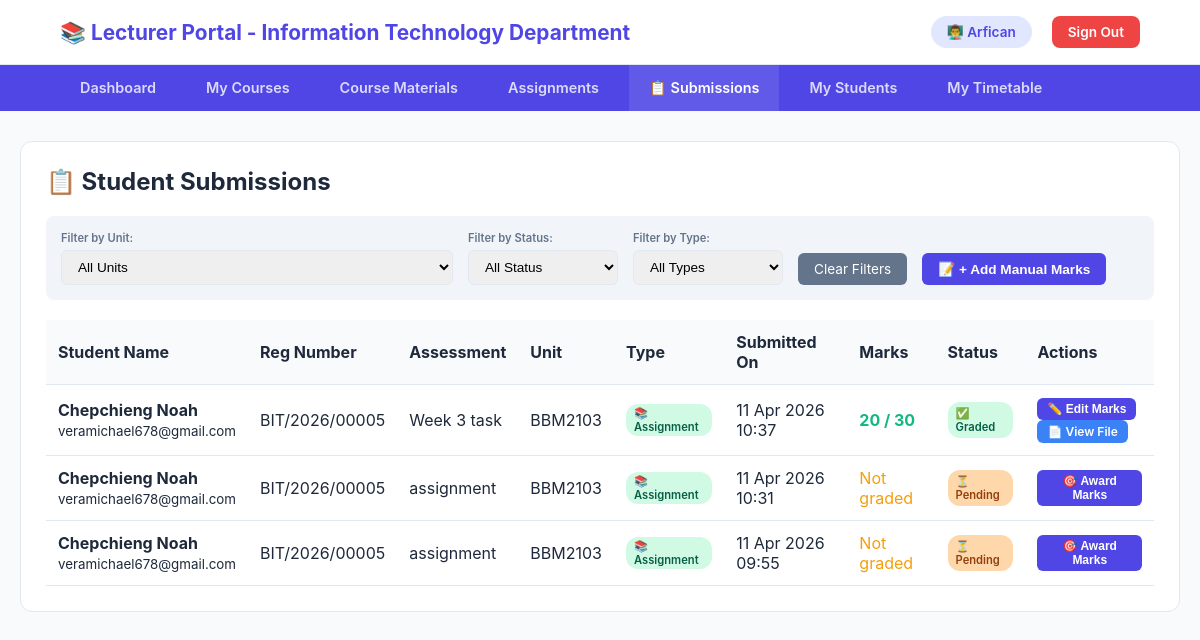
/Lecturer/lecturer_dashboard.php?section=submissions (signed in), run on an earlier commit of the app's database.
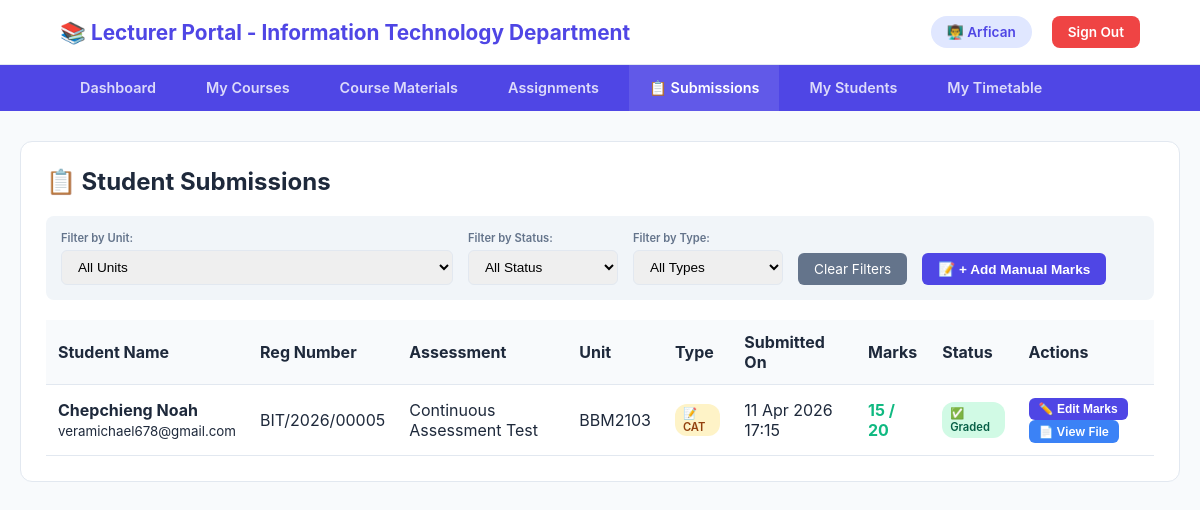
And on a later commit of the database.
### tables this page shows
CREATE TABLE `assignment_submissions` (
  `id` int(11) NOT NULL,
  `assignment_id` int(11) NOT NULL,
  `unit_code` varchar(20) DEFAULT NULL,
  `student_reg` varchar(50) NOT NULL,
  `submission_text` longtext DEFAULT NULL,
  `file_path` varchar(500) DEFAULT NULL,
  `submitted_at` datetime NOT NULL,
  `obtained_marks` int(11) DEFAULT NULL,
  `total_marks` int(11) DEFAULT NULL,
  `feedback` text DEFAULT NULL,
  `status` enum('submitted','graded','late') DEFAULT 'submitted'
);

CREATE TABLE `users` (
  `id` int(11) NOT NULL,
  `full_name` varchar(100) NOT NULL,
  `reg_number` varchar(50) NOT NULL,
  `email` varchar(100) NOT NULL,
  `password` varchar(255) NOT NULL,
  `password_changed` tinyint(1) NOT NULL DEFAULT 0,
  `role` enum('student','admin','lecturer') NOT NULL DEFAULT 'student',
  `department` varchar(100) NOT NULL,
  `phone` varchar(20) DEFAULT NULL,
  `created_at` timestamp NOT NULL DEFAULT current_timestamp(),
  `survey_done` tinyint(1) DEFAULT 0
);

CREATE TABLE `assignments` (
  `id` int(11) NOT NULL,
  `unit_code` varchar(20) NOT NULL,
  `title` varchar(255) NOT NULL,
  `description` text NOT NULL,
  `file_path` varchar(500) NOT NULL,
  `due_date` date NOT NULL,
  `total_marks` int(11) NOT NULL,
  `assessment_type` enum('CAT','Assignment','Exam') NOT NULL DEFAULT 'Assignment',
  `created_by` varchar(100) NOT NULL,
  `created_at` datetime NOT NULL
);

### Lecturer/lecturer_dashboard.php (the view, shortened to what the changed rows need)
<?php
$lecturer_name = $_SESSION['user_name'];
$lecturer_dept = $_SESSION['department'];
$conn = mysqli_connect("localhost", "root", "", "Portal-Asisstant-AI");
$section = $_GET['section'] ?? 'dashboard';
?>
<!DOCTYPE html>
<html lang="en">
<head>
</head>
<body>
<header>
    <div class="branding">
        <h1>📚 Lecturer Portal - <?php echo htmlspecialchars($lecturer_dept); ?> Department</h1>
    </div>
    <div class="user-info">
    </div>
</header>
<nav>
    <div class="nav-top">
    </div>
</nav>
<div class="container">
    <?php
    switch($section) {
        case 'dashboard': ?>
        <?php break;
        case 'submissions':
            $submissions_query = "SELECT s.*, a.title as assignment_title, a.total_marks, a.assessment_type, a.unit_code as assignment_unit_code, u.full_name, u.reg_number, u.email
                                 FROM assignment_submissions s
                                 JOIN assignments a ON s.assignment_id = a.id
                                 JOIN users u ON s.student_reg = u.reg_number
                                 WHERE a.created_by = '$lecturer_name' AND s.assignment_id != 0";
            $submissions_query .= " ORDER BY s.submitted_at DESC";
            $submissions_result = mysqli_query($conn, $submissions_query);
            ?>
            <div class="section-box">
                <h2>📋 Student Submissions</h2>
                <div class="filter-bar">
                    <div class="filter-group">
                    </div>
                    <div class="filter-group">
                    </div>
                    <div class="filter-group">
                    </div>
                    <div class="filter-group">
                    </div>
                    <div class="filter-group">
                    </div>
                </div>
                <?php if (mysqli_num_rows($submissions_result) == 0): ?>
                    <div class="no-data">
                        <p>📭 No student submissions found with the selected filters.</p>
                        <p>Click "Add Manual Marks" to record marks for physical submissions.</p>
                    </div>
                <?php else: ?>
                    <div style="overflow-x: auto;">
                        <table class="data-table">
                            <thead>
                                <tr>
                                    <th>Student Name</th>
                                    <th>Reg Number</th>
                                    <th>Assessment</th>
                                    <th>Unit</th>
                                    <th>Type</th>
                                    <th>Submitted On</th>
                                    <th>Marks</th>
                                    <th>Status</th>
                                    <th>Actions</th>
                                </tr>
                            </thead>
                            <tbody>
                                <?php while($sub = mysqli_fetch_assoc($submissions_result)):
                                    $type_class = ($sub['assessment_type'] == 'CAT') ? 'type-cat' : (($sub['assessment_type'] == 'Exam') ? 'type-exam' : 'type-assignment');
                                    $type_icon = ($sub['assessment_type'] == 'CAT') ? '📝' : (($sub['assessment_type'] == 'Exam') ? '📖' : '📚');
                                ?>
                                    <tr>
                                        <td><strong><?php echo htmlspecialchars($sub['full_name']); ?></strong><br>
                                            <small><?php echo $sub['email']; ?></small>
                                         </div>
                                        <td><?php echo $sub['reg_number']; ?></div>
                                        <td><?php echo htmlspecialchars($sub['assignment_title']); ?></div>
                                        <td><?php echo $sub['assignment_unit_code']; ?></div>
                                        <td><span class="type-badge <?php echo $type_class; ?>"><?php echo $type_icon . ' ' . $sub['assessment_type']; ?></span></div>
                                        <td><?php echo date('d M Y H:i', strtotime($sub['submitted_at'])); ?></div>
                                        <td>
                                            <?php if($sub['obtained_marks'] !== null): ?>
                                                <span class="marks-awarded"><?php echo $sub['obtained_marks']; ?> / <?php echo $sub['total_marks']; ?></span>
                                            <?php else: ?>
                                                <span class="marks-pending">Not graded</span>
                                            <?php endif; ?>
                                        <td>
                                            <?php if($sub['status'] == 'graded'): ?>
                                                <span class="status-badge" style="background: #d1fae5; color: #065f46;">✅ Graded</span>
                                            <?php else: ?>
                                                <span class="status-badge" style="background: #fed7aa; color: #92400e;">⏳ Pending</span>
                                            <?php endif; ?>
                                        <td>
                                            <button onclick="openGradeModal(<?php echo $sub['id']; ?>, '<?php echo addslashes($sub['full_name']); ?>', '<?php echo addslashes($sub['assignment_title']); ?>', <?php echo $sub['total_marks']; ?>, <?php echo $sub['obtained_marks'] ?? 'null'; ?>, '<?php echo addslashes($sub['feedback'] ?? ''); ?>', '<?php echo $sub['assessment_type']; ?>')" class="btn btn-primary btn-sm">
                                                <?php echo ($sub['obtained_marks'] !== null) ? '✏️ Edit Marks' : '🎯 Award Marks'; ?>
                                            </button>
                                            <?php if($sub['file_path']): ?>
                                                <a href="../uploads/submissions/<?php echo $sub['file_path']; ?>" target="_blank" class="btn btn-info btn-sm">📄 View File</a>
                                            <?php endif; ?>
                                    </tr>
                                <?php endwhile; ?>
                <?php endif; ?>
        <?php break;
            ?>
        <?php break;
    }
    ?>
</body>
</html>

What changed in the data, as far as the page shows it:
removed assignment_submissions: users.full_name "Chepchieng Noah", users.email "veramichael678@gmail.com", users.reg_number "BIT/2026/00005", assignment.title "Week 3 task", assignment.unit_code "BBM2103", assignment.assessment_type "📚", assignment.assessment_type "Assignment", submitted_at "11 Apr 2026 10:37", obtained_marks "20", assignment.total_marks "30", status "✅ Graded", shows "✏️ Edit Marks"
removed assignment_submissions: users.full_name "Chepchieng Noah", users.email "veramichael678@gmail.com", users.reg_number "BIT/2026/00005", assignment.title "assignment", assignment.unit_code "BBM2103", assignment.assessment_type "📚", assignment.assessment_type "Assignment", submitted_at "11 Apr 2026 10:31", shows "Not graded", status "⏳ Pending", shows "🎯 Award Marks"
removed assignment_submissions: users.full_name "Chepchieng Noah", users.email "veramichael678@gmail.com", users.reg_number "BIT/2026/00005", assignment.title "assignment", assignment.unit_code "BBM2103", assignment.assessment_type "📚", assignment.assessment_type "Assignment", submitted_at "11 Apr 2026 09:55", shows "Not graded", status "⏳ Pending", shows "🎯 Award Marks"
added assignment_submissions: users.full_name "Chepchieng Noah", users.email "veramichael678@gmail.com", users.reg_number "BIT/2026/00005", assignment.title "Continuous Assessment Test", assignment.unit_code "BBM2103", assignment.assessment_type "📝", assignment.assessment_type "CAT", submitted_at "11 Apr 2026 17:15", obtained_marks "15", assignment.total_marks "20", status "✅ Graded", shows "✏️ Edit Marks"
